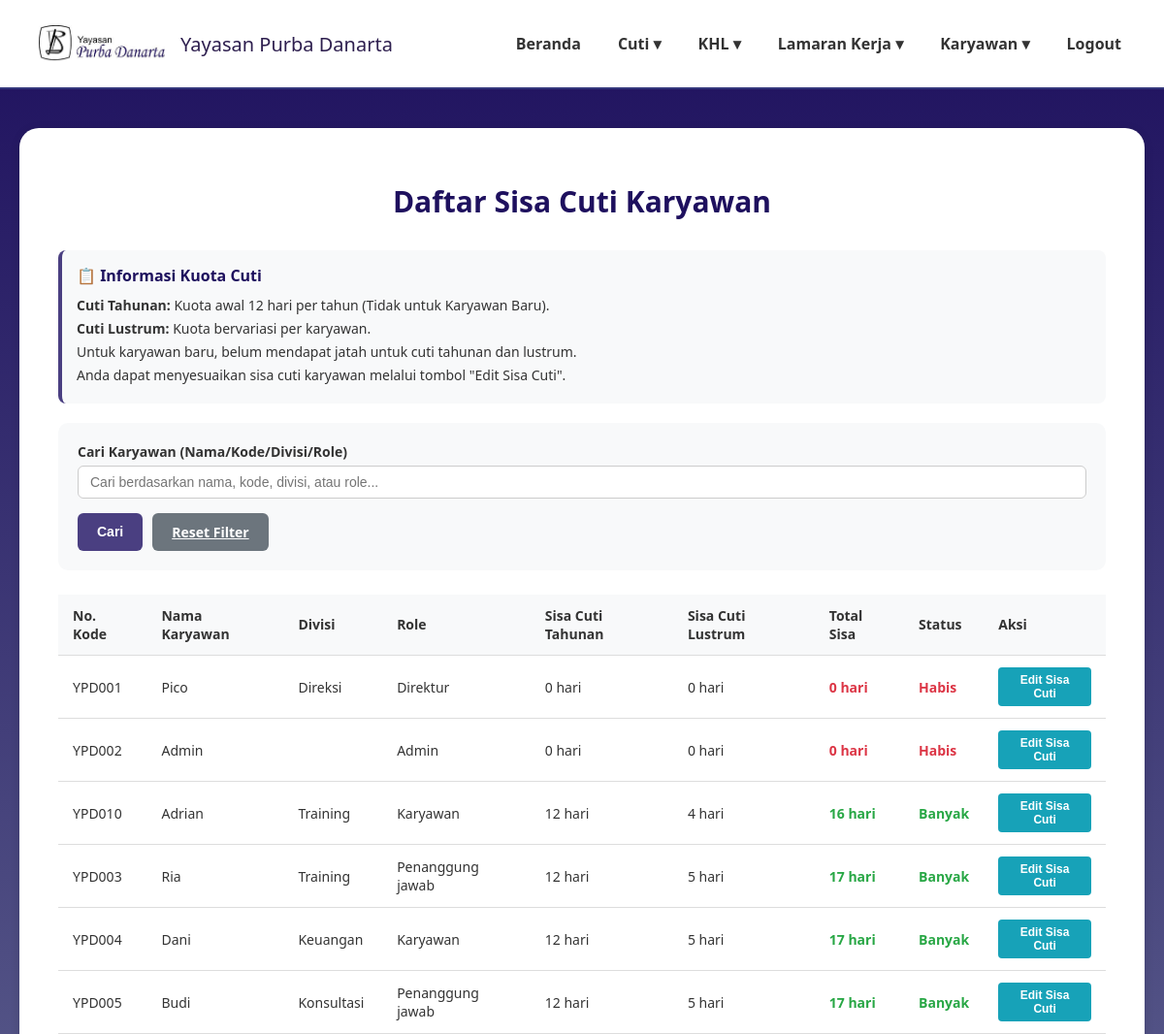
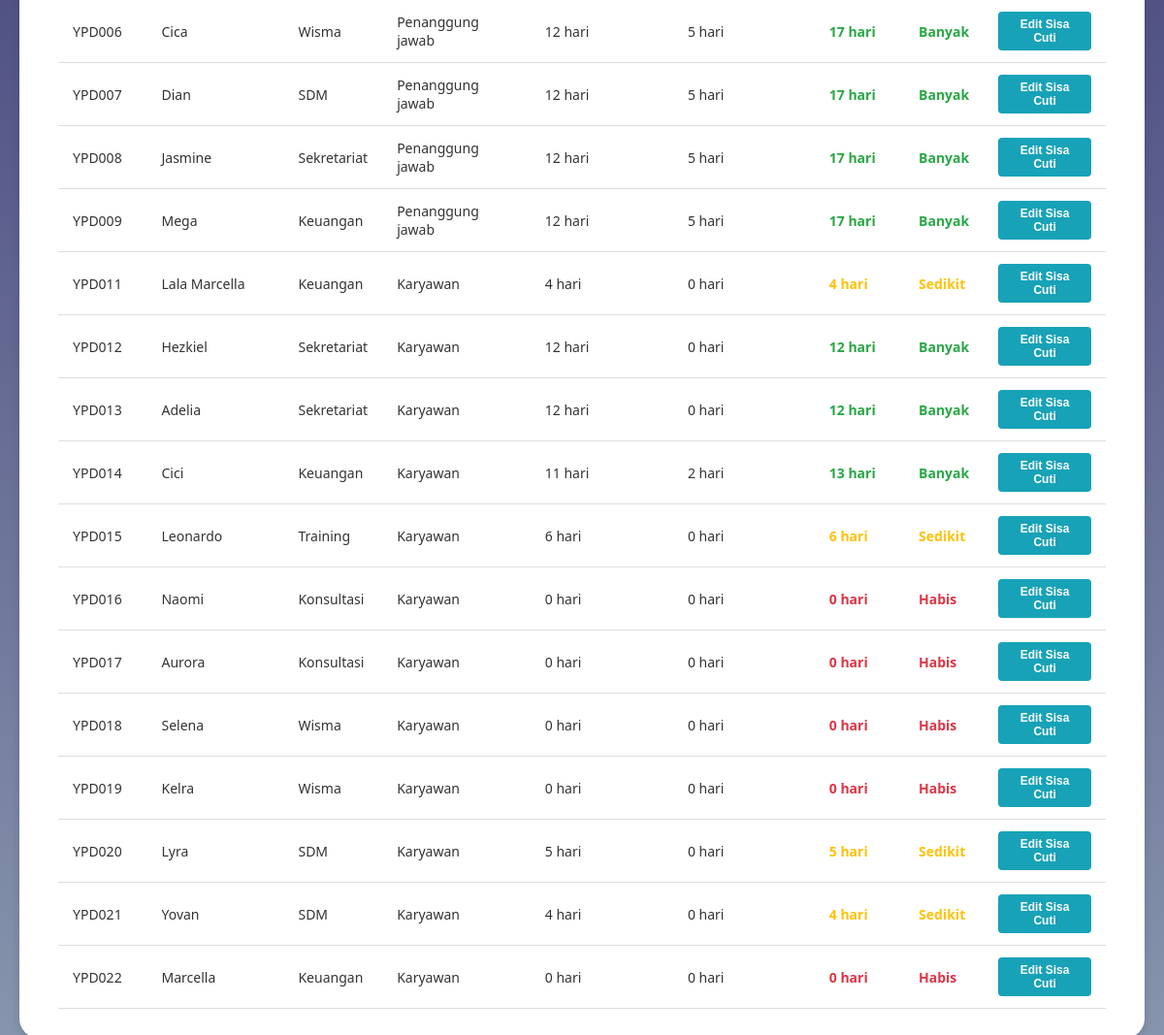
The app's page /daftar_sisa_cuti.php (signed in), older data (2 pictures, top to bottom).
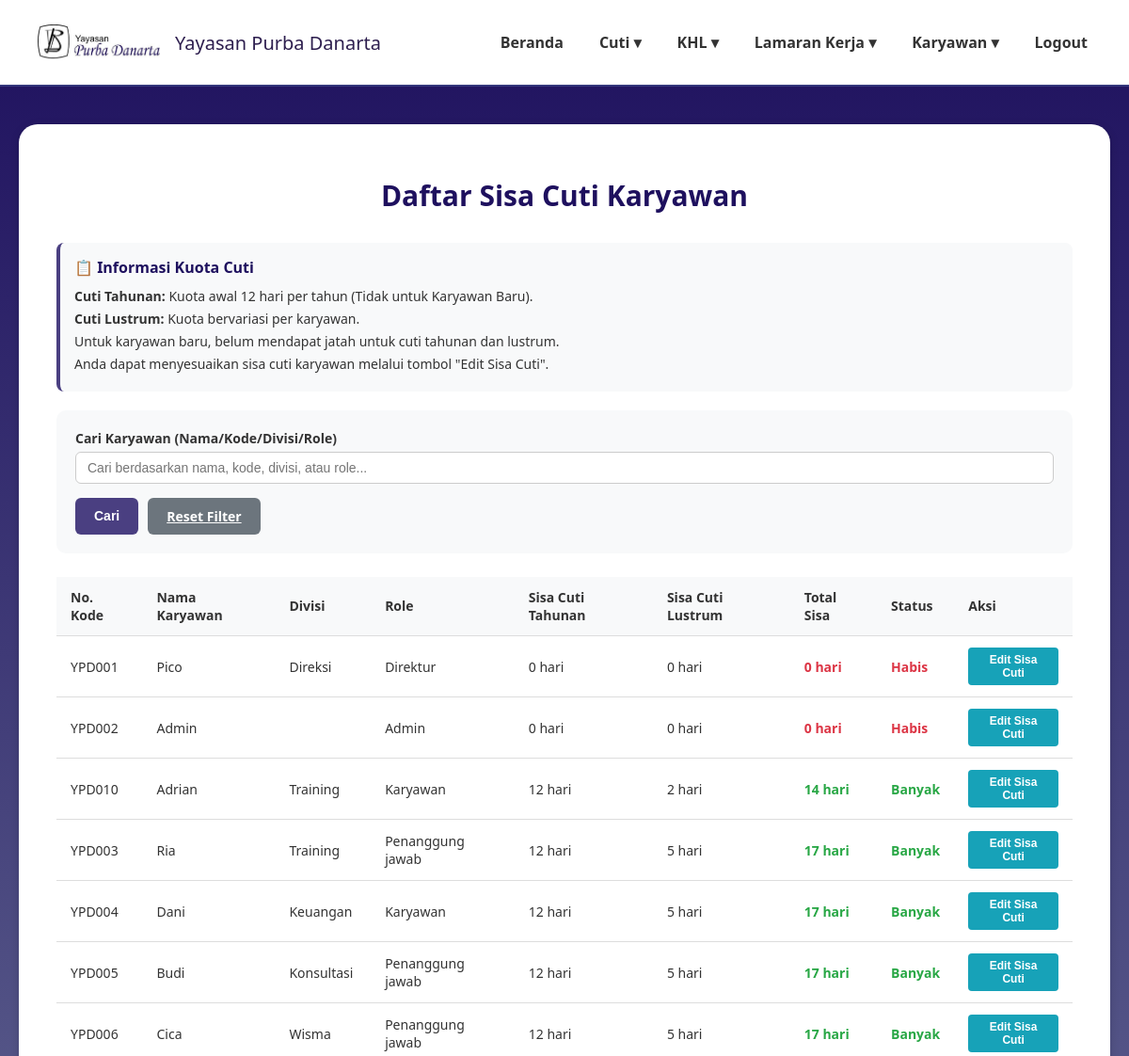
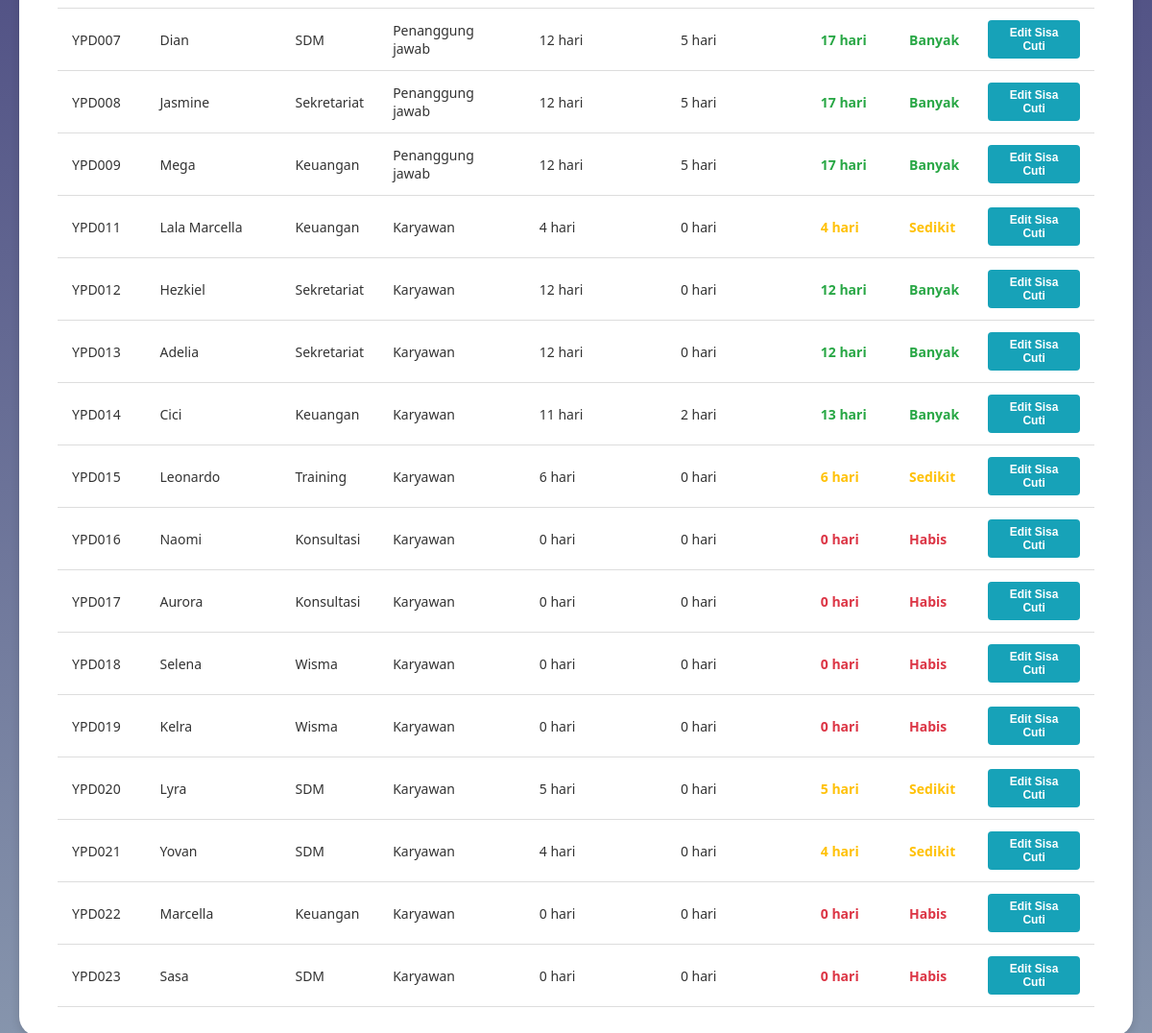
The same page, newer data (2 pictures, top to bottom).
### tables this page shows
CREATE TABLE `data_karyawan` (
  `id_karyawan` int(11) NOT NULL,
  `kode_karyawan` varchar(20) NOT NULL,
  `nama_lengkap` varchar(100) NOT NULL,
  `email` varchar(100) NOT NULL,
  `password` varchar(255) NOT NULL,
  `jabatan` varchar(50) NOT NULL,
  `divisi` varchar(50) NOT NULL,
  `role` enum('karyawan','direktur','admin','penanggung jawab') NOT NULL DEFAULT 'karyawan',
  `no_telp` varchar(20) DEFAULT NULL,
  `sisa_cuti_tahunan` int(3) DEFAULT 0,
  `sisa_cuti_lustrum` int(3) DEFAULT 0,
  `status_aktif` enum('aktif','non_aktif') NOT NULL DEFAULT 'aktif',
  `created_at` timestamp NOT NULL DEFAULT current_timestamp()
);

### daftar_sisa_cuti.php (the view, shortened to what the changed rows need)
<?php
require 'config.php';
$search_query = $_GET['search'] ?? '';
$sql = "SELECT id_karyawan, kode_karyawan, nama_lengkap, divisi, role, sisa_cuti_tahunan, sisa_cuti_lustrum FROM data_karyawan";
if (!empty($search_query)) {
    $search_term = "%" . $search_query . "%";
    $sql .= " WHERE nama_lengkap LIKE ? OR kode_karyawan LIKE ? OR divisi LIKE ? OR role LIKE ?";
    $stmt = $conn->prepare($sql);
    $stmt->bind_param("ssss", $search_term, $search_term, $search_term, $search_term);
} else {
    $stmt = $conn->prepare($sql);
}
$stmt->execute();
$result = $stmt->get_result();
$filtered_data = $result->fetch_all(MYSQLI_ASSOC);
?>
<!DOCTYPE html>
<html lang="id">
<head>
</head>
<body>
<main>
    <div class="card">
        <h2 class="page-title">Daftar Sisa Cuti Karyawan</h2>
        <table class="data-table">
            <thead>
                <tr>
                    <th>No. Kode</th>
                    <th>Nama Karyawan</th>
                    <th>Divisi</th>
                    <th>Role</th>
                    <th>Sisa Cuti Tahunan</th>
                    <th>Sisa Cuti Lustrum</th>
                    <th>Total Sisa</th>
                    <th>Status</th>
                    <th>Aksi</th>
                </tr>
            </thead>
            <tbody>
                <?php if (!empty($filtered_data)): ?>
                    <?php foreach($filtered_data as $karyawan):
                        $total_sisa = $karyawan['sisa_cuti_tahunan'] + $karyawan['sisa_cuti_lustrum'];
                        if ($total_sisa >= 8) {
                            $status_class = 'sisa-banyak';
                            $status_text = 'Banyak';
                        } elseif ($total_sisa >= 3) {
                            $status_class = 'sisa-sedikit';
                            $status_text = 'Sedikit';
                        } else {
                            $status_class = 'sisa-habis';
                            $status_text = 'Habis';
                        }
                    ?>
                    <tr>
                        <td><?= htmlspecialchars($karyawan['kode_karyawan']) ?></td>
                        <td><?= htmlspecialchars($karyawan['nama_lengkap']) ?></td>
                        <td><?= htmlspecialchars($karyawan['divisi']) ?></td>
                        <td><?= htmlspecialchars(ucfirst($karyawan['role'])) ?></td>
                        <td><?= htmlspecialchars($karyawan['sisa_cuti_tahunan']) ?> hari</td>
                        <td><?= htmlspecialchars($karyawan['sisa_cuti_lustrum']) ?> hari</td>
                        <td>
                            <strong class="<?= $status_class ?>"><?= $total_sisa ?> hari</strong>
                        </td>
                        <td>
                            <span class="<?= $status_class ?>"><?= $status_text ?></span>
                        </td>
                        <td class="action-cell">
                            <button class="btn-action btn-edit" onclick='editSisaCuti(<?= json_encode($karyawan) ?>)'>Edit Sisa Cuti</button>
                        </td>
                    </tr>
                    <?php endforeach; ?>
                <?php else: ?>
                    <tr>
                        <td colspan="9" class="no-data">Tidak ada data karyawan yang ditemukan</td>
                    </tr>
                <?php endif; ?>
            </tbody>
        </table>
    </div>
</main>
</body>
</html>

Row changes from the older to the newer data that the page shows:
changed data_karyawan "YPD010": sisa_cuti_lustrum "4" → "2"; total_sisa "16" → "14"
added data_karyawan: kode_karyawan "YPD023", nama_lengkap "Sasa", divisi "SDM", role "Karyawan", sisa_cuti_tahunan "0", sisa_cuti_lustrum "0", status_text "Habis"
